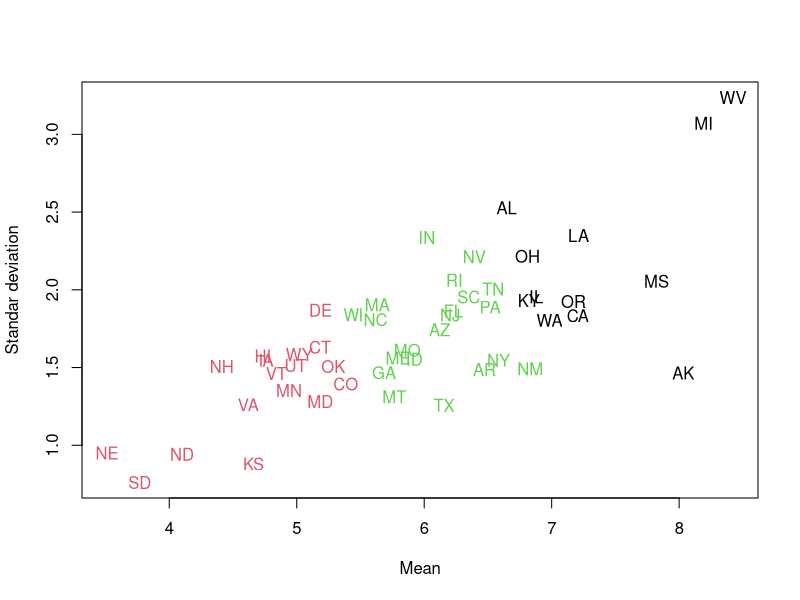
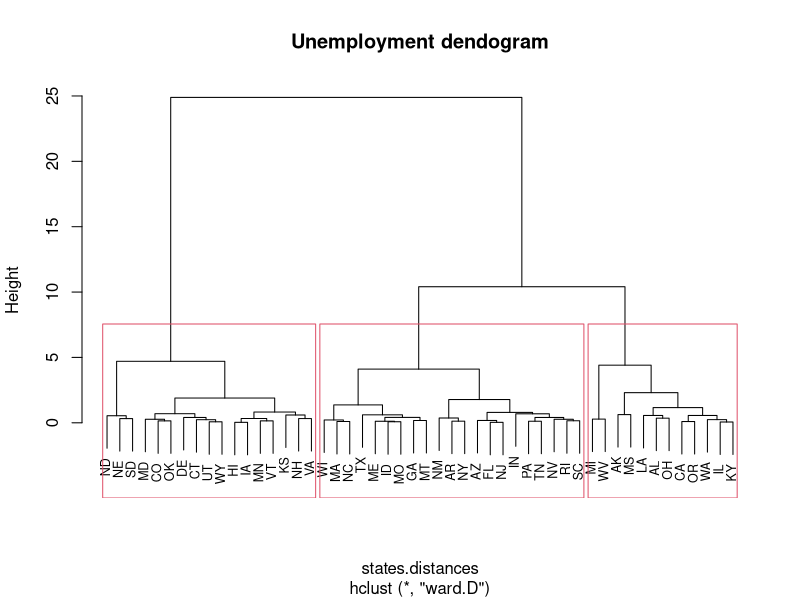

The R source for these figures, in order:
## ---- chunk 1
knitr::opts_chunk$set(echo = TRUE)
## ---- chunk 2
library(readr)
unemp <- read_csv("unemp.csv")
head(unemp)
## ---- chunk 3
class(unemp)
mode(unemp)
str(unemp)
## ---- chunk 4
unemp$state
## ---- chunk 5
k <- 3
set.seed(123)
unempClusters <- kmeans(unemp[,c("mean","stddev")],centers = k,nstart = 10)
## ---- chunk 6
unempClusters$size
## ---- chunk 7
unempClusters$centers
## ---- chunk 8
unempClusters$cluster
## ---- chunk 9
ordered <- order(unempClusters$cluster)
ordered
## ---- chunk 10
unemp.df <- data.frame(state=unemp$state[ordered], cluster= unempClusters$cluster[ordered])
## ---- chunk 11
plot(unemp$mean, unemp$stddev, type="n", xlab="Mean", ylab="Standar deviation")
text(x=unemp$mean, y=unemp$stddev, labels=unemp$state, col=unempClusters$cluster)
## ---- chunk 12
states.distances <- dist(unemp[,c("mean","stddev")], method="euclidean")
as.matrix(states.distances)[1:10,1:10]
## ---- chunk 13
hclusts <- hclust(states.distances, method="ward.D")
plot(hclusts, main="Unemployment dendogram", labels=unemp$state, cex=.75)
rect.hclust(hclusts, k = k)
## ---- chunk 14
hclusts$merge
